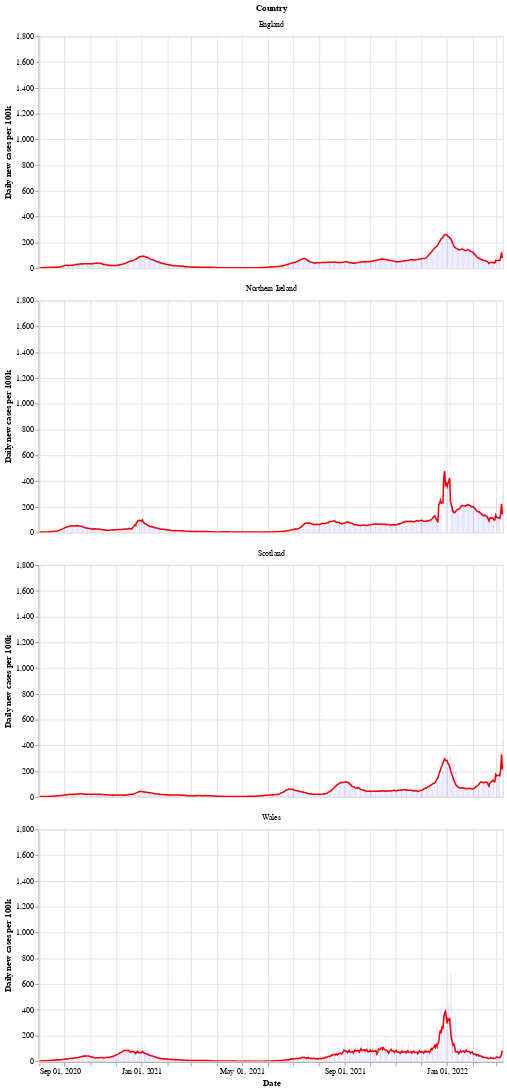

Notebook code cell kept with this figure:
### Markdown cell above
Next is a bar chart of the number of new cases in each country (per 100k population), with the 7 day moving average of cases. Again we see that Wales saw a longer period of raising and falling cases compared to the other countries.

After a period of cases falling, each nation is now seeing a rise in the number of cases - especially in Wales.

### Code cell
# collapse
bars = alt.Chart(uk_cases).mark_bar().encode(
    x=alt.X("yearmonthdate(date):T", axis=alt.Axis(title='Date')),
    y=alt.Y("newCasesRate:Q", axis=alt.Axis(title='Daily new cases per 100k')),
    tooltip='newCasesRate',
    color=alt.condition(
        alt.datum.dailyChange > 0,
        alt.value("orange"),  # The positive color
        alt.value("blue")  # The negative color
    )
).properties(title='New cases per 100k population with rolling 7 day average', width=600).interactive()
line = alt.Chart(uk_cases).mark_line(
    color='red',
    size=2,
).transform_window(
    rolling_mean='mean(newCasesRate)',
    frame=[0, 7],
    groupby=['areaName']
).encode(
    x='yearmonthdate(date):T',
    y='rolling_mean:Q'
)
alt.layer(line, bars, data=uk_cases).facet(alt.Row('areaName', title='Country'), columns=1)

### Figure 1 — Vega-Lite specification as saved in the notebook (floating-point values rounded to 4 significant figures; data arrays with more than 128 entries replaced by an {"elided": "..."} marker saying what was removed)
{"config": {"view": {"continuousWidth": 400, "continuousHeight": 300}}, "data": {"name": "data-d94e22804ed25dc94dc3484901306b77"}, "facet": {"type": "nominal", "field": "areaName", "title": "Country"}, "spec": {"layer": [{"mark": {"type": "line", "color": "red", "size": 2}, "encoding": {"x": {"type": "temporal", "field": "date", "timeUnit": "yearmonthdate"}, "y": {"type": "quantitative", "field": "rolling_mean"}}, "transform": [{"window": [{"op": "mean", "field": "newCasesRate", "as": "rolling_mean"}], "frame": [0, 7], "groupby": ["areaName"]}]}, {"mark": "bar", "encoding": {"color": {"condition": {"value": "orange", "test": "(datum.dailyChange > 0)"}, "value": "blue"}, "tooltip": {"type": "quantitative", "field": "newCasesRate"}, "x": {"type": "temporal", "axis": {"title": "Date"}, "field": "date", "timeUnit": "yearmonthdate"}, "y": {"type": "quantitative", "axis": {"title": "Daily new cases per 100k"}, "field": "newCasesRate"}}, "selection": {"selector002": {"type": "interval", "bind": "scales", "encodings": ["x", "y"]}}, "title": "New cases per 100k population with rolling 7 day average", "width": 600}]}, "columns": 1, "$schema": "https://vega.github.io/schema/vega-lite/v4.8.1.json", "datasets": {"data-d94e22804ed25dc94dc3484901306b77": {"elided": "2216 records"}}}
